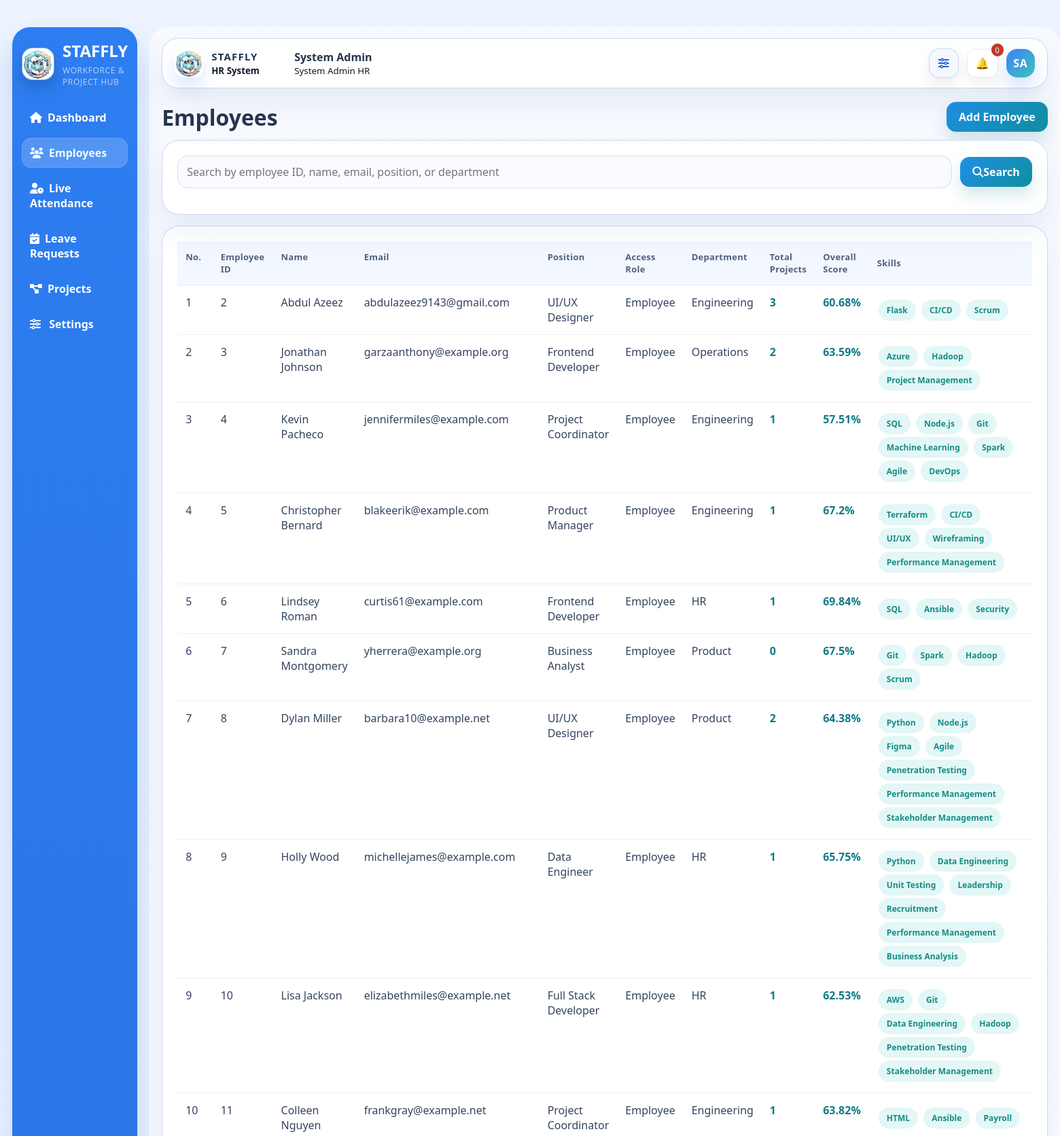
The page /employees/ (signed in, upper part) on the database its author committed.
### models.py (models this page shows, shortened)
class User(db.Model):
    __tablename__ = "users"
    id = db.Column(db.Integer, primary_key=True)
    name = db.Column(db.String(120), nullable=False)
    email = db.Column(db.String(120), unique=True, nullable=False, index=True)
    password_hash = db.Column(db.String(255), nullable=False)
    role = db.Column(db.String(20), nullable=False, default="Employee")
    position = db.Column(db.String(120), nullable=False, default="Web Developer")
    department = db.Column(db.String(120), nullable=True)
    is_registered = db.Column(db.Boolean, nullable=False, default=False)
    security_code_hash = db.Column(db.String(255), nullable=True)
    project_start_alert = db.Column(db.Boolean, nullable=False, default=True)
    deadline_alert_30 = db.Column(db.Boolean, nullable=False, default=True)
    deadline_alert_15 = db.Column(db.Boolean, nullable=False, default=True)
    deadline_alert_10 = db.Column(db.Boolean, nullable=False, default=True)
    deadline_alert_5 = db.Column(db.Boolean, nullable=False, default=True)
    deadline_alert_1 = db.Column(db.Boolean, nullable=False, default=True)
    skills = db.relationship("Skill", secondary=employee_skills, back_populates="employees")
    resume_skills = db.relationship("Skill", secondary=resume_skills, back_populates="resume_employees")
    notifications = db.relationship("Notification", backref="user", lazy=True, cascade="all, delete-orphan")
    assignments = db.relationship("ProjectAssignment", backref="employee", lazy=True, cascade="all, delete-orphan")
    attendance_records = db.relationship("AttendanceRecord", backref="employee", lazy=True, cascade="all, delete-orphan")
    leave_requests = db.relationship("LeaveRequest", backref="employee", lazy=True, cascade="all, delete-orphan")
    daily_project_reports = db.relationship("DailyProjectReport", backref="employee", lazy=True, cascade="all, delete-orphan")
    past_performance_records = db.relationship(
        "PastProjectPerformance",
        backref="employee",
        lazy=True,
        cascade="all, delete-orphan",
    )
    feedback_records = db.relationship("ProjectFeedback", backref="employee", lazy=True, cascade="all, delete-orphan")

class Skill(db.Model):
    __tablename__ = "skills"
    id = db.Column(db.Integer, primary_key=True)
    name = db.Column(db.String(80), unique=True, nullable=False)
    employees = db.relationship("User", secondary=employee_skills, back_populates="skills")
    resume_employees = db.relationship("User", secondary=resume_skills, back_populates="resume_skills")
    projects = db.relationship("Project", secondary=project_skills, back_populates="required_skills")
    courses = db.relationship("Course", secondary=course_skills, back_populates="skills")

### routes/employee_routes.py (the view, shortened to what this page needs)
@employee_bp.route("/")
@login_required
@role_required("Admin")
def list_employees():
    query = request.args.get("q", "").strip()
    base_employees = User.query.filter(User.role != "Admin").order_by(User.id.asc()).all()
    employees_query = User.query.filter(User.role != "Admin")
    employees = employees_query.order_by(User.id.asc()).all()
    project_id = request.args.get("project_id", type=int)
    selected_project = Project.query.get(project_id) if project_id else None
    overall_scores = {employee.id: calculate_overall_employee_score(employee) for employee in employees}
    search_items = []
    for employee in base_employees:
        search_items.extend(
            [
                {
                    "category": "Employee ID",
                    "value": str(employee.id),
                    "meta": f"{employee.name} | {employee.email}",
                    "url": url_for("employees.employee_detail", employee_id=employee.id),
                },
                {
                    "category": "Name",
                    "value": employee.name,
                    "meta": f"ID {employee.id} | {employee.position}",
                    "url": url_for("employees.employee_detail", employee_id=employee.id),
                },
                {
                    "category": "Email",
                    "value": employee.email,
                    "meta": employee.name,
                    "url": url_for("employees.employee_detail", employee_id=employee.id),
                },
            ]
        )
        if employee.department:
            search_items.append(
                {
                    "category": "Department",
                    "value": employee.department,
                    "meta": employee.name,
                    "url": url_for("employees.employee_detail", employee_id=employee.id),
                }
            )
    return render_template(
        "employees/list.html",
        employees=employees,
        selected_project=selected_project,
        overall_scores=overall_scores,
        query=query,
        search_items=search_items,
    )

### app.py (called while the page is built, shortened)
def run_daily_automation(force=False):
    global LAST_DAILY_AUTOMATION_RUN
    today = date.today()
    if not force and LAST_DAILY_AUTOMATION_RUN == today:
        return

### recommendation_engine.py (called while the page is built)
def calculate_performance_score(employee) -> float:
    return calculate_performance_metrics(employee)["performance_score"]

def calculate_attendance_score(employee) -> float:
    return calculate_attendance_metrics(employee)["attendance_score"]

def calculate_skill_score(employee) -> float:
    proficiency_map = _employee_skill_proficiency_map(employee.id)
    if not proficiency_map:
        return 0.0
    numerator = sum(proficiency_map.values())
    denominator = len(proficiency_map) * 4  # Expert = 4 max
    return round((numerator / denominator) * 100, 2) if denominator else 0.0

def calculate_overall_employee_score(employee) -> float:
    skill_score = calculate_skill_score(employee)
    performance_score = calculate_performance_score(employee)
    attendance_score = calculate_attendance_score(employee)
    overall_score = (
        (0.4 * skill_score)
        + (0.3 * performance_score)
        + (0.3 * attendance_score)
    )
    return round(overall_score, 2)

def _employee_skill_proficiency_map(employee_id: int) -> Dict[int, int]:
    proficiency_map: Dict[int, int] = {}
    updated_rows = db.session.execute(
        db.select(employee_skills.c.skill_id, employee_skills.c.proficiency).where(employee_skills.c.user_id == employee_id)
    ).all()
    for skill_id, proficiency in updated_rows:
        proficiency_map[skill_id] = max(proficiency_map.get(skill_id, 0), int(proficiency))
    resume_rows = db.session.execute(
        db.select(resume_skills.c.skill_id, resume_skills.c.proficiency).where(resume_skills.c.user_id == employee_id)
    ).all()
    for skill_id, proficiency in resume_rows:
        proficiency_map[skill_id] = max(proficiency_map.get(skill_id, 0), int(proficiency))
    return proficiency_map

### routes/auth_routes.py (called while the page is built)
def current_user():
    user_id = session.get("user_id")
    if not user_id:
        return None
    return User.query.get(user_id)

def _admin_user_by_email(email):
    normalized_email = (email or "").strip().lower()
    if not normalized_email:
        return None
    return User.query.filter_by(role="Admin", email=normalized_email).first()

### templates/employees/list.html (shortened to what this page needs)
﻿{% extends "base.html" %}
{% block content %}
<div class="page-header">
    <h1>Employees</h1>
    <div>
        {% if current_user.role == 'Admin' %}
        {% if selected_project %}
        <a class="btn" href="{{ url_for('employees.add_employee', project_id=selected_project.id) }}">Add Employee</a>
        {% else %}
        <a class="btn" href="{{ url_for('employees.add_employee') }}">Add Employee</a>
        {% endif %}
        {% endif %}
    </div>
</div>
<div class="card search-layer-card">
    <form method="get" class="global-search-form live-search-form" data-live-search='{{ search_items|tojson|safe }}'>
        <input
            type="text"
            name="q"
            class="live-search-input"
            value="{{ query or '' }}"
            placeholder="Search by employee ID, name, email, position, or department"
            aria-label="Search employees"
            autocomplete="off"
        >
        <button type="submit" class="btn">
            <i class="fa-solid fa-magnifying-glass"></i> Search
        </button>
    </form>
</div>
<div class="card">
    <table>
        <thead>
            <tr>
                <th>No.</th>
                <th>Employee ID</th>
                <th>Name</th>
                <th>Email</th>
                <th>Position</th>
                <th>Access Role</th>
                <th>Department</th>
                <th>Total Projects</th>
                <th>Overall Score</th>
                <th class="skills-col">Skills</th>
            </tr>
        </thead>
        <tbody>
            {% for employee in employees %}
            <tr>
                <td>{{ loop.index }}</td>
                <td>{{ employee.id }}</td>
                <td>{{ employee.name }}</td>
                <td>{{ employee.email }}</td>
                <td>{{ employee.position }}</td>
                <td>{{ employee.role }}</td>
                <td>{{ employee.department or '-' }}</td>
                <td>
                    <a class="btn-link" href="{{ url_for('employees.employee_project_details', employee_id=employee.id) }}">
                        {{ employee.assignments|length }}
                    </a>
                </td>
                <td>
                    <a class="btn-link" href="{{ url_for('employees.overall_scores_detail', employee_id=employee.id) }}">
                        {{ overall_scores.get(employee.id, 0) }}%
                    </a>
                </td>
                <td class="skills-col">
                    {% for skill in employee.skills %}
                        <span class="tag">{{ skill.name }}</span>
                    {% else %}
                        -
                    {% endfor %}
                </td>
            </tr>
            {% else %}
            <tr><td colspan="{{ 11 if selected_project and current_user.role == 'Admin' else 10 }}">No employees found.</td></tr>
            {% endfor %}
        </tbody>
    </table>
</div>
{% endblock %}

### templates/base.html (shortened to what this page needs)
﻿<!doctype html>
<html lang="en">
<head>
    <link rel="stylesheet" href="{{ url_for('static', filename='css/style.css') }}">
    <link rel="stylesheet" href="https://cdnjs.cloudflare.com/ajax/libs/font-awesome/6.5.2/css/all.min.css">
</head>
<body data-admin-authenticated="{% if current_user and current_user.role == 'Admin' %}1{% else %}0{% endif %}">
    {% if current_user %}
    <div class="app-layout">
        <aside class="sidebar">
            <div class="brand-lockup">
                <img src="{{ url_for('static', filename='img/staffly-logo.jpeg') }}" alt="STAFFLY logo" class="brand-logo">
                <div class="brand-copy">
                    <h2>STAFFLY</h2>
                    <small>Workforce & Project Hub</small>
                </div>
            </div>
            <nav class="nav-links">
                <a href="{{ url_for('auth.dashboard') }}" class="{% if request.endpoint == 'auth.dashboard' %}active-nav{% endif %}"><i class="fa-solid fa-house"></i>Dashboard</a>
                {% if current_user.role == 'Admin' %}
                <a href="{{ url_for('employees.list_employees') }}" class="{% if request.endpoint in ['employees.list_employees', 'employees.add_employee', 'employees.employee_detail', 'employees.overall_scores_detail', 'employees.attendance_detail', 'employees.performance_detail', 'employees.skill_score_detail', 'employees.employee_project_details'] %}active-nav{% endif %}"><i class="fa-solid fa-users"></i>Employees</a>
                <a href="{{ url_for('employees.live_attendance') }}" class="{% if request.endpoint == 'employees.live_attendance' %}active-nav{% endif %}"><i class="fa-solid fa-user-clock"></i>Live Attendance</a>
                <a href="{{ url_for('employees.admin_leave_requests') }}" class=""><i class="fa-solid fa-calendar-check"></i>Leave Requests</a>
                {% endif %}
                <a href="{{ url_for('projects.list_projects') }}" class=""><i class="fa-solid fa-diagram-project"></i>{% if current_user.role == 'Admin' %}Projects{% else %}My Projects{% endif %}</a>
                <a href="{{ url_for('auth.settings') }}" class="{% if request.endpoint == 'auth.settings' %}active-nav{% endif %}"><i class="fa-solid fa-sliders"></i> Settings</a>
            </nav>
        </aside>
        <main class="main-content">
            <header class="topbar">
                <div class="topbar-brand">
                    <img src="{{ url_for('static', filename='img/staffly-logo.jpeg') }}" alt="STAFFLY logo" class="topbar-brand-logo">
                    <div class="topbar-brand-copy">
                        <strong>STAFFLY</strong>
                        <small>HR System</small>
                    </div>
                </div>
                <div class="topbar-user">
                    <strong>{{ current_user.name }}</strong>
                    {% if current_user.role == 'Admin' %}
                    <small>System Admin HR</small>
                    {% else %}
                    <small>{{ current_user.position }} | {{ current_user.role }}</small>
                    {% endif %}
                </div>
                <div class="topbar-actions">
                    <a class="topbar-icon-btn" href="{{ url_for('auth.settings') }}" title="Open settings" aria-label="Open settings">
                        <i class="fa-solid fa-sliders"></i>
                    </a>
                    <div class="notification-wrapper">
                        <a id="notificationBellLink" class="bell-btn bell-link" href="{{ url_for('projects.notifications_page') }}" title="Open all notifications" aria-label="Open all notifications">🔔</a>
                        <button id="notificationCountBtn" class="notification-count-btn notification-badge-btn" type="button" title="Show unread notifications" aria-label="Show unread notifications">
                            <span id="notificationCount">{{ unread_count }}</span>
                        </button>
                    </div>
                    <div class="profile-menu-wrap">
                    <button id="profileMenuToggle" class="topbar-avatar topbar-avatar-btn" type="button" aria-expanded="false" aria-controls="profileMenuPanel" aria-label="Open profile menu">
                        {{ current_user.name.split()[0][0] }}{% if current_user.name.split()|length > 1 %}{{ current_user.name.split()[-1][0] }}{% endif %}
                    </button>
                    </div>
                </div>
            </header>
            {% block content %}{% endblock %}
        </main>
    </div>
    {% else %}
        {% block public_content %}{% endblock %}
    {% endif %}
</body>
</html>

### rows shown on the page
User: name "System Admin", name "S", name "A"
User: id "2", name "Abdul Azeez", email "abdulazeez9143@gmail.com", position "UI/UX Designer", role "Employee", department "Engineering", assignments|length "3", get "60.68"
Skill: name "Flask"
Skill: name "CI/CD"
Skill: name "Scrum"
User: id "3", name "Jonathan Johnson", email "garzaanthony@example.org", position "Frontend Developer", role "Employee", department "Operations", assignments|length "2", get "63.59"
Skill: name "Azure"
Skill: name "Hadoop"
Skill: name "Project Management"
User: id "4", name "Kevin Pacheco", email "jennifermiles@example.com", position "Project Coordinator", role "Employee", department "Engineering", assignments|length "1", get "57.51"
Skill: name "SQL"
Skill: name "Node.js"
Skill: name "Git"
Skill: name "Machine Learning"
Skill: name "Spark"
Skill: name "Agile"
Skill: name "DevOps"
User: id "5", name "Christopher Bernard", email "blakeerik@example.com", position "Product Manager", role "Employee", department "Engineering", assignments|length "1", get "67.2"
Skill: name "Terraform"
Skill: name "UI/UX"
Skill: name "Wireframing"
Skill: name "Performance Management"
User: id "6", name "Lindsey Roman", email "curtis61@example.com", position "Frontend Developer", role "Employee", department "HR", assignments|length "1", get "69.84"
Skill: name "Ansible"
Skill: name "Security"
User: id "7", name "Sandra Montgomery", email "yherrera@example.org", position "Business Analyst", role "Employee", department "Product", assignments|length "0", get "67.5"
User: id "8", name "Dylan Miller", email "barbara10@example.net", position "UI/UX Designer", role "Employee", department "Product", assignments|length "2", get "64.38"
Skill: name "Python"
Skill: name "Figma"
Skill: name "Penetration Testing"
Skill: name "Stakeholder Management"
User: id "9", name "Holly Wood", email "michellejames@example.com", position "Data Engineer", role "Employee", department "HR", assignments|length "1", get "65.75"
Skill: name "Data Engineering"
Skill: name "Unit Testing"
Skill: name "Leadership"
Skill: name "Recruitment"
Skill: name "Business Analysis"
User: id "10", name "Lisa Jackson", email "elizabethmiles@example.net", position "Full Stack Developer", role "Employee", department "HR", assignments|length "1", get "62.53"
Skill: name "AWS"
User: id "11", name "Colleen Nguyen", email "frankgray@example.net", position "Project Coordinator", role "Employee", department "Engineering", assignments|length "1", get "63.82"
Skill: name "HTML"
Skill: name "Payroll"

### other values the page prints
{{ unread_count }} "0"
